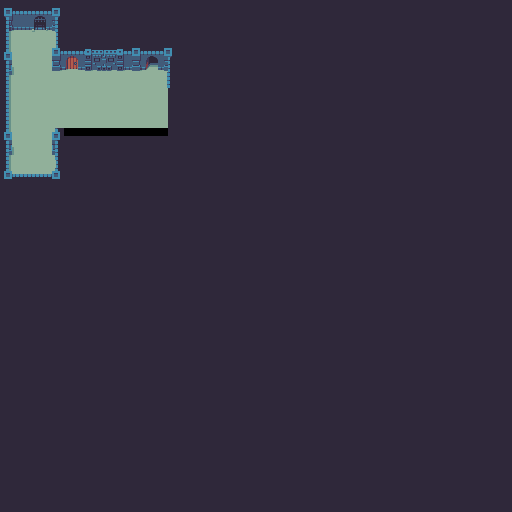

The image is a tile-based game level rendered from a .tmx file. Its description and source (layers, tilesets, objects; grid data summarised) follow:
An orthogonal 64x64 tile map with 8x8 px tiles, 4 tile layers (Bounds, Floors, WallsBg, WallsFg).

<map version="1.0" orientation="orthogonal" renderorder="right-down" width="64" height="64" tilewidth="8" tileheight="8" nextobjectid="1">
 <tileset firstgid="1" name="dungeon" tilewidth="8" tileheight="8" tilecount="960" columns="48">
  <image source="images/dungeon.png" width="384" height="160" />
 </tileset>
 <layer name="Bounds" width="64" height="64">
  <data>[4096 cells, 3844 non-empty, 1 distinct tile ids]</data>
 </layer>
 <layer name="Floors" width="64" height="64">
  <data>[4096 cells, 234 non-empty, 5 distinct tile ids]</data>
 </layer>
 <layer name="WallsBg" width="64" height="64">
  <data>[4096 cells, 102 non-empty, 74 distinct tile ids]</data>
 </layer>
 <layer name="WallsFg" width="64" height="64">
  <data>[4096 cells, 52 non-empty, 31 distinct tile ids]</data>
 </layer>
</map>
